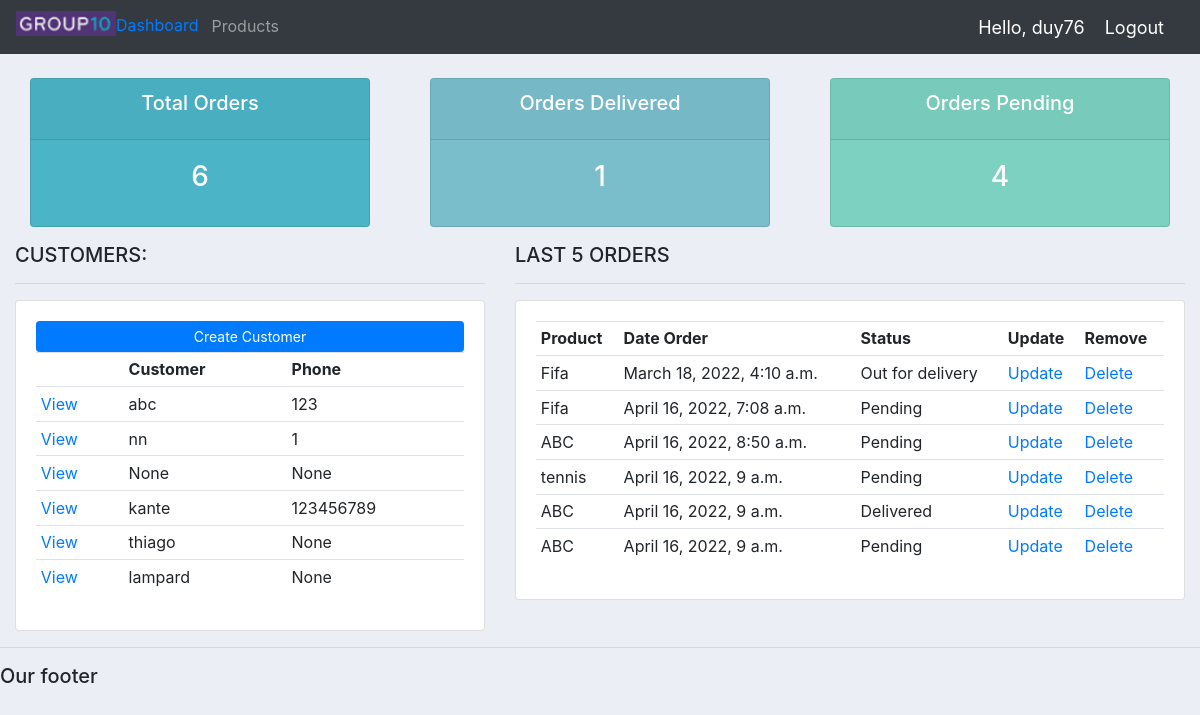
The app's page / (signed in) with its own data.
### account/models.py (models this page shows, shortened)
class Customer(models.Model):
    user = models.OneToOneField(User,null=True,blank=True,on_delete=models.CASCADE)
    name = models.CharField(max_length=200, null=True)
    phone = models.CharField(max_length=200, null=True)
    email = models.CharField(max_length=200, null=True)
    profile_pic = models.ImageField(default="logo2.png",null=True,blank=True)
    date_created = models.DateTimeField(auto_now_add=True, null=True)

class Orders(models.Model):
    STATUS = (
        ('Pending','Pending'),
        ('Out for delivery','Out for delivery'),
        ('Delivered','Delivered'),
        )
    customer = models.ForeignKey(Customer,null=True,on_delete = models.SET_NULL)
    products = models.ForeignKey(Products,null=True,on_delete = models.SET_NULL)
    date_created = models.DateTimeField(auto_now_add=True, null=True)
    status = models.CharField(max_length=200, null=True,choices=STATUS)
    amount = models.FloatField(null=True)
    note = models.CharField(max_length=1000,null=True)

class Products(models.Model):
    CATEGORY = (
        ('3 tháng','3 tháng'),
        ('6 tháng','6 tháng'),
        ('Không kỳ hạn','Không kỳ hạn')
        )
    name = models.CharField(max_length=200, null=True)
    price = models.FloatField(null=True)
    category = models.CharField(max_length=200, null=True,choices=CATEGORY)
    description = models.CharField(max_length=200, null=True,blank=True)
    date_created = models.DateTimeField(auto_now_add=True, null=True)
    tags = models.ManyToManyField(Tag)
    def __str__(self):
        return self.name

### account/decorators.py (the view)
    def wrapper_function(request, *args, **kwargs):
        group=None
        if request.user.groups.exists():
            group = request.user.groups.all()[0].name
        if group == 'customer':
            return redirect('user-page')
        if group == 'admin':
            return view_func(request,*args,**kwargs)

### account/views.py (called while the page is built)
@login_required(login_url='login')
@admin_only
def home(request):
    orders = Orders.objects.all()
    customers = Customer.objects.all()
    total_customers = customers.count()
    total_orders = orders.count()
    delivered = orders.filter(status='Delivered').count()
    pending = orders.filter(status='Pending').count()
    context = {'orders':orders, 'customers': customers,
    'total_customers':total_customers,'total_orders':total_orders,
    'delivered':delivered,'pending':pending}
    return render(request, 'accounts/dashboard.html',context)

### account/templates/accounts/dashboard.html
{% extends 'accounts/main.html' %}
{% block content %}
{% include 'accounts/status.html' %}
<div class="row">
	<div class="col-md-5">
		<h5>CUSTOMERS:</h5>
		<hr>
		<div class="card card-body">
			<a class="btn btn-primary  btn-sm btn-block" href="">Create Customer</a>
			<table class="table table-sm">
				<tr>
					<th></th>
					<th>Customer</th>
					<th>Phone</th>
				</tr>
				{% for customer in customers%}
					<tr>
						<td><a href={% url 'customer' customer.id %}>View</td>
						<td>{{customer.name}}</td>
						<td>{{customer.phone}}</td>
					</tr>
				{% endfor %}
			</table>
		</div>
	</div>
	<div class="col-md-7">
		<h5>LAST 5 ORDERS</h5>
		<hr>
		<div class="card card-body">
			<table class="table table-sm">
				<tr>
					<th>Product</th>
					<th>Date Order</th>
					<th>Status</th>
					<th>Update</th>
					<th>Remove</th>
				</tr>
				{% for order in orders%}
					<tr>
						<td>{{order.products}}</td>
						<td>{{order.date_created}}</td>
						<td>{{order.status}}</td>
						<td><a href="{% url 'update_order' order.id %}">Update</a></td>
						<td><a href="{% url 'delete_order' order.id %}">Delete</a></td>
					</tr>
				{% endfor %}
			</table>
		</div>
	</div>
</div>
{% endblock %}

### account/templates/accounts/navbar.html (shortened to what this page needs)
{% load static %}
<nav class="navbar navbar-expand-lg navbar-dark bg-dark">
  <img style="max-width:100px; margin-top: -7px;" src="/static/images/logo1.png">
  <div class="collapse navbar-collapse" id="navbarNav">
    <ul class="navbar-nav">
      {% if request.user.is_staff %}
      <li style="max-width:100px; margin-top: 5px; margin-right: 5px;" class="nav-item active">
        <a  class="nav-linsk" href="{% url 'home' %}">Dashboard</a>
      </li>
      <li style="max-width:100px; margin-top: -2px; margin-right: 5px;" class="nav-item">
        <a class="nav-link" href="{% url 'products' %}">Products</a>
      </li>
      {% endif %}
    </ul>
  </div>
  <span class="hello-msg">Hello, {{request.user}}</span>
  <span ><a class="hello-msg" href="{% url 'logout' %}">Logout</a></span>
</nav>

### static/css/main.css (style rules this page uses)
img { width: 100%; height: auto; }
body { background-color: #ebeff5; }

### account/templates/accounts/navbar.html (style rules this page uses)
.hello-msg { font-size: 18px; color: #fff; margin-right: 20px; }

### records on screen
Customer: name "abc", phone "123"
Customer: name "nn", phone "1"
Customer: name "None", phone "None"
Customer: name "kante", phone "123456789"
Customer: name "thiago", phone "None"
Customer: name "lampard", phone "None"
Orders: products "Fifa", date_created "March 18, 2022, 4:10 a.m.", status "Out for delivery"
Orders: products "Fifa", date_created "April 16, 2022, 7:08 a.m.", status "Pending"
Orders: products "ABC", date_created "April 16, 2022, 8:50 a.m.", status "Pending"
Orders: products "tennis", date_created "April 16, 2022, 9 a.m.", status "Pending"
Orders: products "ABC", date_created "April 16, 2022, 9 a.m.", status "Delivered"
Orders: products "ABC", date_created "April 16, 2022, 9 a.m.", status "Pending"

### other values on screen
{{ request.user }} "duy76"
{{ total_orders }} "6"
{{ delivered }} "1"
{{ pending }} "4"
